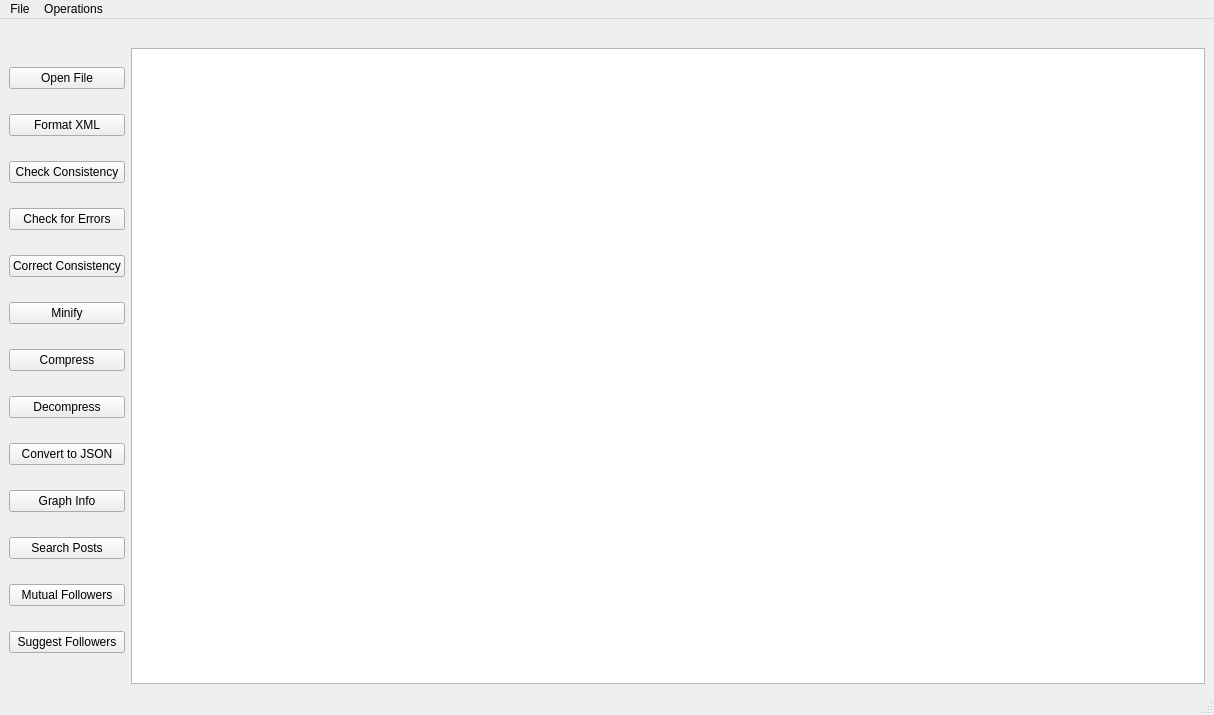
<?xml version="1.0" encoding="UTF-8"?>
<ui version="4.0">
 <class>MainWindow</class>
 <widget class="QMainWindow" name="MainWindow">
  <property name="geometry">
   <rect>
    <x>0</x>
    <y>0</y>
    <width>1214</width>
    <height>715</height>
   </rect>
  </property>
  <property name="windowTitle">
   <string>MainWindow</string>
  </property>
  <widget class="QWidget" name="centralwidget">
   <layout class="QVBoxLayout" name="verticalLayout_3">
    <item>
     <layout class="QVBoxLayout" name="verticalLayout_2">
      <item>
       <widget class="QLabel" name="label">
        <property name="text">
         <string/>
        </property>
        <property name="alignment">
         <set>Qt::AlignCenter</set>
        </property>
       </widget>
      </item>
      <item>
       <layout class="QHBoxLayout" name="horizontalLayout">
        <item>
         <layout class="QVBoxLayout" name="verticalLayout">
          <item>
           <widget class="QPushButton" name="pushButton">
            <property name="text">
             <string>Open File</string>
            </property>
           </widget>
          </item>
          <item>
           <widget class="QPushButton" name="pushButton_3">
            <property name="text">
             <string>Format XML</string>
            </property>
           </widget>
          </item>
          <item>
           <widget class="QPushButton" name="pushButton_8">
            <property name="text">
             <string>Check Consistency</string>
            </property>
           </widget>
          </item>
          <item>
           <widget class="QPushButton" name="pushButton_9">
            <property name="text">
             <string>Check for Errors</string>
            </property>
           </widget>
          </item>
          <item>
           <widget class="QPushButton" name="pushButton_11">
            <property name="text">
             <string>Correct Consistency</string>
            </property>
           </widget>
          </item>
          <item>
           <widget class="QPushButton" name="pushButton_4">
            <property name="text">
             <string>Minify</string>
            </property>
           </widget>
          </item>
          <item>
           <widget class="QPushButton" name="pushButton_2">
            <property name="text">
             <string>Compress</string>
            </property>
           </widget>
          </item>
          <item>
           <widget class="QPushButton" name="pushButton_10">
            <property name="text">
             <string>Decompress</string>
            </property>
           </widget>
          </item>
          <item>
           <widget class="QPushButton" name="pushButton_5">
            <property name="text">
             <string>Convert to JSON</string>
            </property>
           </widget>
          </item>
          <item>
           <widget class="QPushButton" name="pushButton_7">
            <property name="text">
             <string>Graph Info</string>
            </property>
           </widget>
          </item>
          <item>
           <widget class="QPushButton" name="pushButton_6">
            <property name="text">
             <string>Search Posts</string>
            </property>
           </widget>
          </item>
          <item>
           <widget class="QPushButton" name="pushButton_12">
            <property name="text">
             <string>Mutual Followers</string>
            </property>
           </widget>
          </item>
          <item>
           <widget class="QPushButton" name="pushButton_13">
            <property name="text">
             <string>Suggest Followers</string>
            </property>
           </widget>
          </item>
         </layout>
        </item>
        <item>
         <widget class="QPlainTextEdit" name="plainTextEdit"/>
        </item>
       </layout>
      </item>
     </layout>
    </item>
   </layout>
  </widget>
  <widget class="QStatusBar" name="statusbar"/>
  <widget class="QMenuBar" name="menubar">
   <property name="geometry">
    <rect>
     <x>0</x>
     <y>0</y>
     <width>1214</width>
     <height>25</height>
    </rect>
   </property>
   <widget class="QMenu" name="menuFile">
    <property name="title">
     <string>File</string>
    </property>
    <addaction name="actionOpen"/>
    <addaction name="actionSave"/>
    <addaction name="actionSave_as"/>
   </widget>
   <widget class="QMenu" name="menuOperations">
    <property name="title">
     <string>Operations</string>
    </property>
    <addaction name="actionFormat"/>
    <addaction name="actionMinify"/>
    <addaction name="actionConvert_to_JSON"/>
    <addaction name="actionCompress"/>
    <addaction name="separator"/>
    <addaction name="actionSearch_the_Graph"/>
    <addaction name="actionUndo"/>
    <addaction name="actionRedo"/>
   </widget>
   <addaction name="menuFile"/>
   <addaction name="menuOperations"/>
  </widget>
  <action name="actionOpen">
   <property name="icon">
    <iconset resource="Resources.qrc">
     <normaloff>:/rec/imgs/open.png</normaloff>:/rec/imgs/open.png</iconset>
   </property>
   <property name="text">
    <string>Open</string>
   </property>
  </action>
  <action name="actionSave">
   <property name="icon">
    <iconset resource="Resources.qrc">
     <normaloff>:/rec/imgs/save.ico</normaloff>:/rec/imgs/save.ico</iconset>
   </property>
   <property name="text">
    <string>Save</string>
   </property>
  </action>
  <action name="actionFormat">
   <property name="icon">
    <iconset resource="Resources.qrc">
     <normaloff>:/rec/imgs/prettify.png</normaloff>:/rec/imgs/prettify.png</iconset>
   </property>
   <property name="text">
    <string>Format</string>
   </property>
  </action>
  <action name="actionMinify">
   <property name="icon">
    <iconset resource="Resources.qrc">
     <normaloff>:/rec/imgs/minify.png</normaloff>:/rec/imgs/minify.png</iconset>
   </property>
   <property name="text">
    <string>Minify</string>
   </property>
  </action>
  <action name="actionConvert_to_JSON">
   <property name="icon">
    <iconset resource="Resources.qrc">
     <normaloff>:/rec/imgs/json.png</normaloff>:/rec/imgs/json.png</iconset>
   </property>
   <property name="text">
    <string>Convert to JSON</string>
   </property>
  </action>
  <action name="actionCompress">
   <property name="icon">
    <iconset resource="Resources.qrc">
     <normaloff>:/rec/imgs/compress.png</normaloff>:/rec/imgs/compress.png</iconset>
   </property>
   <property name="text">
    <string>Compress</string>
   </property>
  </action>
  <action name="actionSearch_the_Graph">
   <property name="icon">
    <iconset resource="Resources.qrc">
     <normaloff>:/rec/imgs/search.png</normaloff>:/rec/imgs/search.png</iconset>
   </property>
   <property name="text">
    <string>Search the Graph</string>
   </property>
  </action>
  <action name="actionSave_as">
   <property name="icon">
    <iconset resource="Resources.qrc">
     <normaloff>:/rec/imgs/Save as.png</normaloff>:/rec/imgs/Save as.png</iconset>
   </property>
   <property name="text">
    <string>Save as</string>
   </property>
  </action>
  <action name="actionUndo">
   <property name="icon">
    <iconset resource="Resources.qrc">
     <normaloff>:/rec/imgs/Undo.png</normaloff>:/rec/imgs/Undo.png</iconset>
   </property>
   <property name="text">
    <string>Undo</string>
   </property>
  </action>
  <action name="actionRedo">
   <property name="icon">
    <iconset resource="Resources.qrc">
     <normaloff>:/rec/imgs/Redo-icon.png</normaloff>:/rec/imgs/Redo-icon.png</iconset>
   </property>
   <property name="text">
    <string>Redo</string>
   </property>
  </action>
 </widget>
 <resources>
  <include location="Resources.qrc"/>
 </resources>
 <connections/>
</ui>
